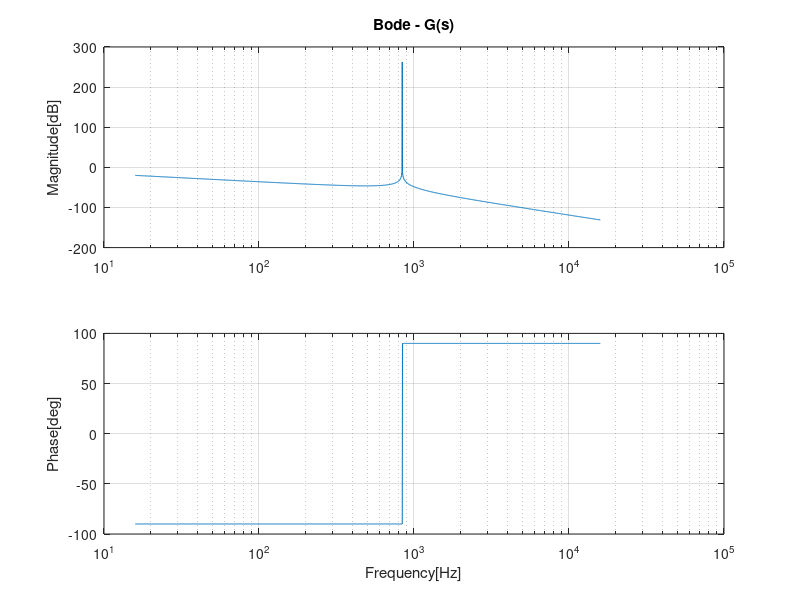

MATLAB code to generate this figure:
% LCL PWM Filter

clear all; % clear all code
close all; % close all windows
clc; % command line clear

% Load the control package for transfer functions [tf]
pkg load control

% Define filter parameters
Li = 200e-06; % Inverter side inductor
Cf_wye = 180e-06; % Filter capacitor in wye arrangement
Lg = 100e-03; % Grid side inductor

% Setup a transfer function in the `s` domain [laplace]
s = tf('s');

% Transfer function for filter current response G(s) = ign(s) / Vin(s)
% where `ign` = Grid current and `Vin` = Inverter voltage
% Doc: An Improved LCL Filter Design in Order to Ensure Stability without
% Damping and Despite Large Grid Impedance Variations, MDPI 2017
% Authors: Romdhane, Naouar, Belkhodja, Monmasson
% DOI: 10.3390/en10030336
G_s = 1 / (((Li * Lg * Cf_wye) * (s^3)) + ((Li + Lg) * s));

% Bode plot of the impedance response
[bode_mag, bode_pha, bode_w] = bode(G_s);

bode_hz = bode_w / (2 * pi); % Convert from rps to hz
bode_mag_db = 20 * (log10(bode_mag)); % Convert from ratio to dB

% Manual bode plots with Hz [not Rad/s]
figure
subplot(2,1,1); % Subplot 1 of (2,1)
semilogx(bode_hz, bode_mag_db); % Plot the magnitude
zoom on;
grid on;
title('Bode - G(s)');
ylabel('Magnitude[dB]');

subplot(2,1,2); % Subplot 2 of (2,1)
semilogx(bode_hz, bode_pha); % Plot the phase
grid on;
zoom on;
ylabel('Phase[deg]');
xlabel('Frequency[Hz]');
